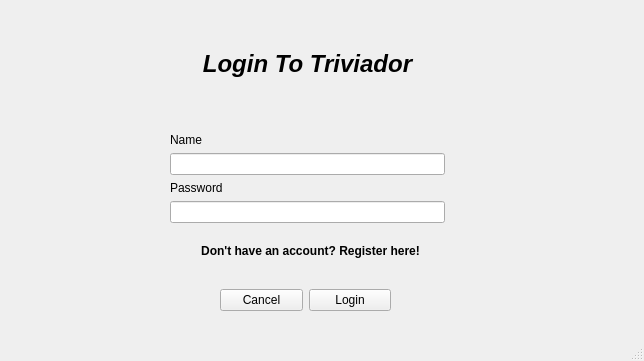
<?xml version="1.0" encoding="UTF-8"?>
<ui version="4.0">
 <class>MainWindow</class>
 <widget class="QMainWindow" name="MainWindow">
  <property name="geometry">
   <rect>
    <x>0</x>
    <y>0</y>
    <width>644</width>
    <height>361</height>
   </rect>
  </property>
  <property name="windowTitle">
   <string>MainWindow</string>
  </property>
  <widget class="QWidget" name="centralwidget">
   <widget class="QWidget" name="verticalLayoutWidget">
    <property name="geometry">
     <rect>
      <x>170</x>
      <y>50</y>
      <width>275</width>
      <height>173</height>
     </rect>
    </property>
    <layout class="QVBoxLayout" name="verticalLayout">
     <item>
      <widget class="QLabel" name="label_3">
       <property name="font">
        <font>
         <pointsize>18</pointsize>
         <italic>true</italic>
         <bold>true</bold>
        </font>
       </property>
       <property name="text">
        <string>Login To Triviador</string>
       </property>
       <property name="alignment">
        <set>Qt::AlignCenter</set>
       </property>
      </widget>
     </item>
     <item>
      <spacer name="verticalSpacer">
       <property name="orientation">
        <enum>Qt::Vertical</enum>
       </property>
       <property name="sizeHint" stdset="0">
        <size>
         <width>20</width>
         <height>60</height>
        </size>
       </property>
      </spacer>
     </item>
     <item>
      <widget class="QLabel" name="label">
       <property name="text">
        <string>Name</string>
       </property>
      </widget>
     </item>
     <item>
      <widget class="QLineEdit" name="NameLogin"/>
     </item>
     <item>
      <widget class="QLabel" name="label_2">
       <property name="text">
        <string>Password</string>
       </property>
      </widget>
     </item>
     <item>
      <widget class="QLineEdit" name="PasswordLogin">
       <property name="echoMode">
        <enum>QLineEdit::Password</enum>
       </property>
      </widget>
     </item>
    </layout>
   </widget>
   <widget class="QWidget" name="verticalLayoutWidget_2">
    <property name="geometry">
     <rect>
      <x>220</x>
      <y>280</y>
      <width>171</width>
      <height>41</height>
     </rect>
    </property>
    <layout class="QVBoxLayout" name="verticalLayout_2">
     <item>
      <layout class="QHBoxLayout" name="horizontalLayout">
       <item>
        <widget class="QPushButton" name="CancelButton">
         <property name="text">
          <string>Cancel</string>
         </property>
        </widget>
       </item>
       <item>
        <widget class="QPushButton" name="LoginButton">
         <property name="text">
          <string>Login</string>
         </property>
        </widget>
       </item>
      </layout>
     </item>
    </layout>
   </widget>
   <widget class="QPushButton" name="RegisterButton">
    <property name="geometry">
     <rect>
      <x>200</x>
      <y>230</y>
      <width>221</width>
      <height>41</height>
     </rect>
    </property>
    <property name="font">
     <font>
      <pointsize>9</pointsize>
      <bold>true</bold>
     </font>
    </property>
    <property name="text">
     <string>Don't have an account? Register here!</string>
    </property>
    <property name="flat">
     <bool>true</bool>
    </property>
   </widget>
  </widget>
  <widget class="QStatusBar" name="statusbar"/>
 </widget>
 <resources/>
 <connections/>
</ui>
